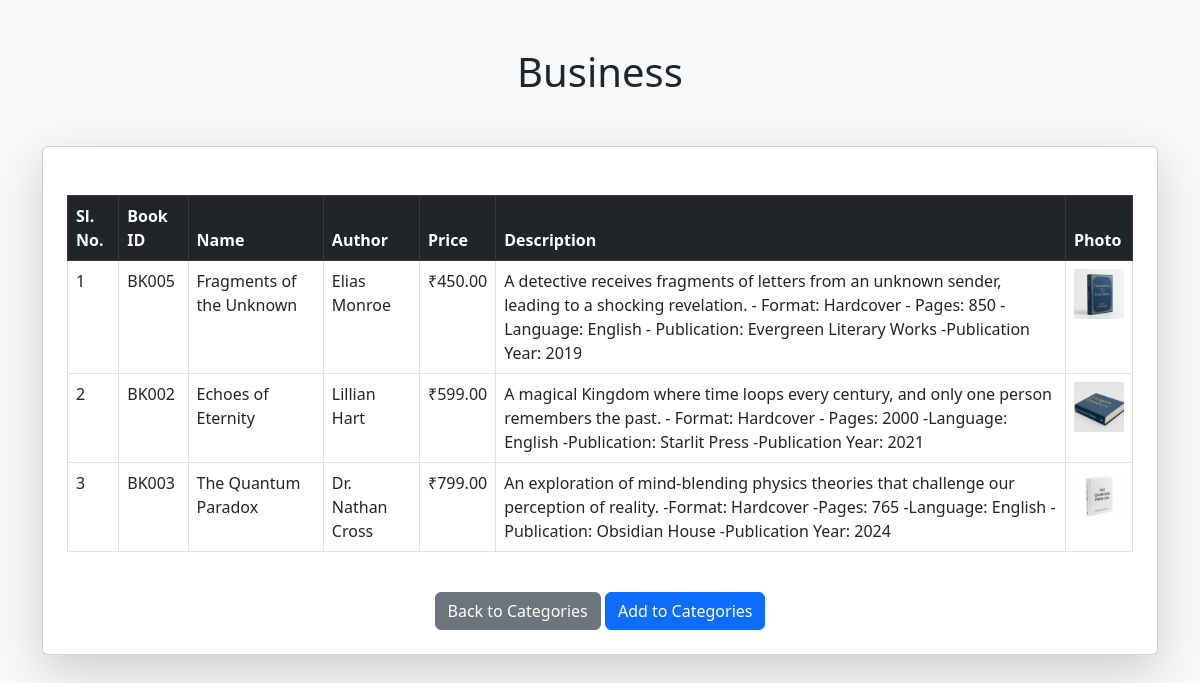
Screenshot of /category/3/ with the database file from the repository.
### myapp/models.py (models this page shows, shortened)
class Category(models.Model):
    name = models.CharField(max_length=255)
    image = models.ImageField(upload_to='category_images/', blank=True, null=True)

class Books(models.Model):
    bookid = models.CharField(max_length=10, unique=True)
    name = models.CharField(max_length=200)
    author = models.CharField(max_length=100)
    price = models.DecimalField(max_digits=10, decimal_places=2)
    description = models.TextField()
    photo = models.FileField(upload_to='media')
    categories = models.ManyToManyField('Category', related_name='books', blank=True)

### myapp/views.py (the view)
# urls.py: path('category/<int:category_id>/', category_detail, name='category_detail'),
def category_detail(request, category_id):
    category = get_object_or_404(Category, id=category_id)
    books_in_category = Books.objects.filter(categories=category)
    return render(request, 'category_detail.html', {'category':category, 'books_in_category': books_in_category})

### templates/category_detail.html (shortened to what this page needs)
{%  load static %}
<!DOCTYPE html>
<html lang="en">
<head>
    <link href="https://cdn.jsdelivr.net/npm/bootstrap@5.3.0/dist/css/bootstrap.min.css" rel="stylesheet">
</head>
<body class="bg-light">
    <div class="container mt-5">
        <div class="heading" style="margin-bottom: 50px;"><h1><center>{{ category.name }}</center></h1></div>
        <div class="card shadow-lg p-4">
            <div class="table-responsive">
                <table class="table table-bordered mt-4">
                    <thead class="table-dark">
                        <tr>
                            <th>Sl. No.</th>
                            <th>Book ID</th>
                            <th>Name</th>
                            <th>Author</th>
                            <th>Price</th>
                            <th>Description</th>
                            <th>Photo</th>
                        </tr>
                    </thead>
                    <tbody>
                        {% for book in books_in_category %}
                            <tr>
                                <td>{{ forloop.counter }}</td>
                                <td>{{ book.bookid }}</td>
                                <td>{{ book.name }}</td>
                                <td>{{ book.author }}</td>
                                <td>₹{{ book.price }}</td>
                                <td>{{ book.description }}</td>
                                <td>
                                    {% if book.photo %}
                                        <img src="{{ book.photo.url }}" alt="Book Image" width="50">
                                    {% else %}
                                        No Image
                                    {% endif %}
                                </td>
                            </tr>
                        {% empty %}
                            <tr><td colspan="7" class="text-center">No books in this category yet.</td></tr>
                        {% endfor %}
                    </tbody>
                </table>
            </div>
            <div class="text-center mt-4">
                <a href="{% url 'create_categories' %}" class="btn btn-secondary">Back to Categories</a>
                <a href="{% url 'assign_books_to_categories' category.id %}" class="btn btn-primary">Add to Categories</a>
            </div>
        </div>
    </div>
</body>
</html>

### rows the page displays
Category: name "Business"
Books: bookid "BK005", name "Fragments of the Unknown", author "Elias Monroe", price "450.00", description "A detective receives fragments of letters from an unknown sender, leading to a shocking revelation. - Format: Hardcover - Pages: 850 - Language: English - Publication: Evergreen Literary Works -Publication Year: 2019", photo (picture)
Books: bookid "BK002", name "Echoes of Eternity", author "Lillian Hart", price "599.00", description "A magical Kingdom where time loops every century, and only one person remembers the past. - Format: Hardcover - Pages: 2000 -Language: English -Publication: Starlit Press -Publication Year: 2021", photo (picture)
Books: bookid "BK003", name "The Quantum Paradox", author "Dr. Nathan Cross", price "799.00", description "An exploration of mind-blending physics theories that challenge our perception of reality. -Format: Hardcover -Pages: 765 -Language: English -Publication: Obsidian House -Publication Year: 2024", photo (picture)
